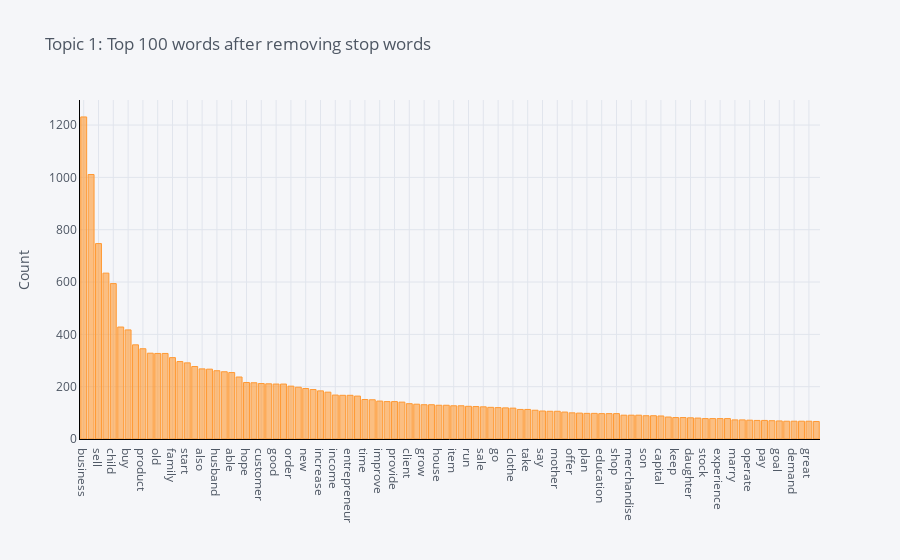

The cell this chart's notebook holds for it:
### Code cell
# frequency distribution of topic 1
plot_model(lda, plot = 'frequency', topic_num = 'Topic 1')

### Figure 1 — Plotly figure (JSON) as saved in the notebook; plotly's stock layout.template omitted (floating-point values rounded to 4 significant figures)
{"data": [{"marker": {"color": "rgba(255, 153, 51, 0.6)", "line": {"color": "rgba(255, 153, 51, 1.0)", "width": 1}}, "name": "count", "orientation": "v", "text": "", "type": "bar", "x": ["business", "loan", "sell", "year", "child", "work", "buy", "make", "product", "use", "old", "help", "family", "live", "start", "home", "also", "small", "husband", "well", "able", "community", "hope", "purchase", "customer", "store", "good", "school", "order", "woman", "new", "group", "increase", "need", "income", "clothing", "entrepreneur", "want", "time", "people", "improve", "invest", "provide", "money", "client", "support", "grow", "continue", "house", "request", "item", "hard", "run", "food", "sale", "first", "go", "ago", "clothe", "life", "take", "member", "say", "day", "mother", "give", "offer", "large", "plan", "profit", "education", "receive", "shop", "expand", "merchandise", "begin", "son", "second", "capital", "allow", "keep", "open", "daughter", "currently", "stock", "wife", "experience", "get", "marry", "many", "operate", "market", "pay", "save", "goal", "neighborhood", "demand", "shoe", "great", "service"], "y": [1231, 1011, 747, 634, 594, 428, 417, 360, 345, 328, 327, 327, 311, 296, 291, 277, 268, 267, 261, 257, 254, 237, 216, 215, 212, 211, 210, 210, 202, 198, 193, 189, 184, 179, 168, 167, 167, 164, 151, 150, 145, 143, 143, 141, 135, 133, 131, 131, 129, 129, 127, 127, 125, 124, 123, 121, 120, 119, 118, 113, 113, 110, 107, 106, 106, 103, 100, 99, 98, 98, 97, 97, 97, 91, 91, 91, 89, 89, 88, 84, 82, 82, 81, 80, 78, 78, 78, 78, 73, 73, 72, 71, 71, 70, 69, 68, 68, 68, 68, 67]}], "layout": {"legend": {"bgcolor": "#F5F6F9", "font": {"color": "#4D5663"}}, "paper_bgcolor": "#F5F6F9", "plot_bgcolor": "#F5F6F9", "title": {"font": {"color": "#4D5663"}, "text": "Topic 1: Top 100 words after removing stop words"}, "xaxis": {"gridcolor": "#E1E5ED", "linecolor": "black", "showgrid": true, "tickfont": {"color": "#4D5663"}, "title": {"font": {"color": "#4D5663"}, "text": ""}, "zerolinecolor": "#E1E5ED"}, "yaxis": {"gridcolor": "#E1E5ED", "linecolor": "black", "showgrid": true, "tickfont": {"color": "#4D5663"}, "title": {"font": {"color": "#4D5663"}, "text": "Count"}, "zerolinecolor": "#E1E5ED"}}}
